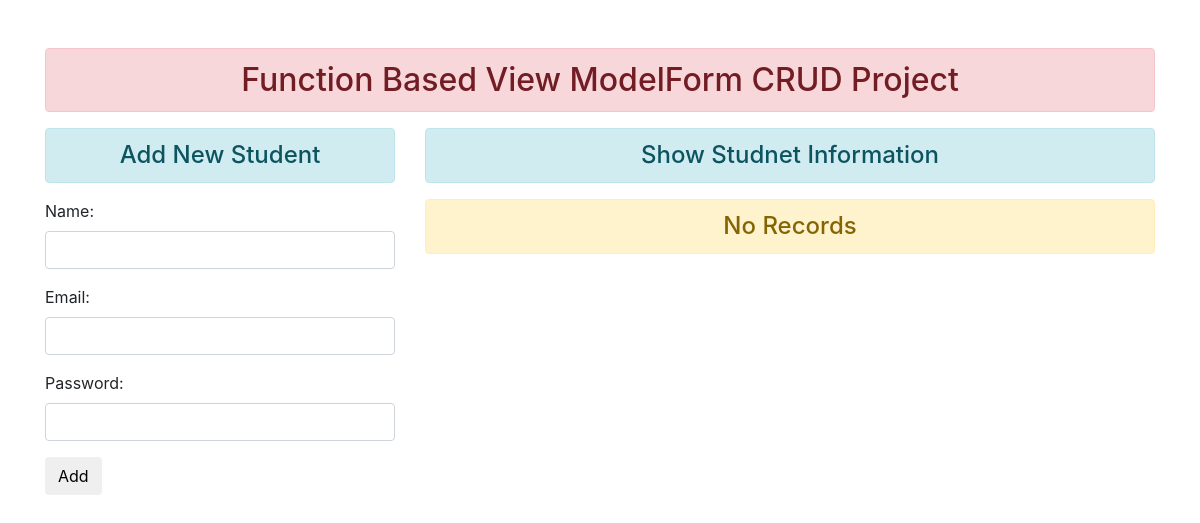
The app's page /, older data.
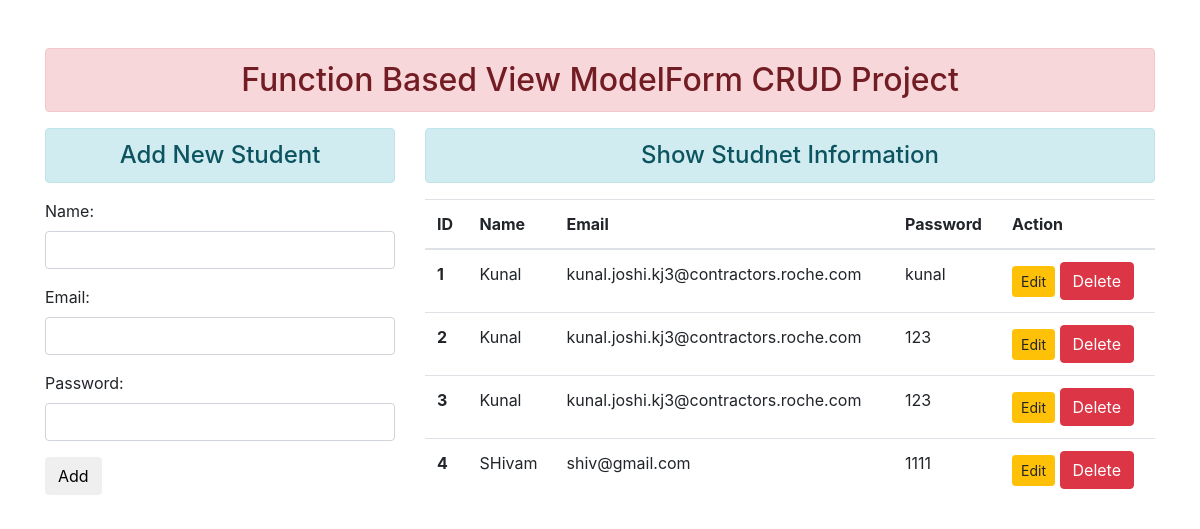
The same page, newer data.
### enroll/models.py (models this page shows)
class User(models.Model):
          name = models.CharField(max_length=70)
          email = models.EmailField(max_length=100)
          password = models.CharField(max_length=100)

### enroll/views.py (the view)
# urls.py: path('',views.add_show, name="addandshow"), # name is for dyanamic data
def add_show(request):
          if request.method == "POST":
                  fm = StudentRegistration(request.POST)
                  if fm.is_valid():
                          nm = fm.cleaned_data['name']
                          em = fm.cleaned_data['email']
                          pw = fm.cleaned_data['password']
                          reg = User(name=nm, email=em, password=pw)
                          reg.save()
                          fm = StudentRegistration()
          else:
                  fm = StudentRegistration()
          stud = User.objects.all()
          return render(request, 'enroll/addandshow.html',{'form':fm,'stu':stud})

### enroll/forms.py
class StudentRegistration(forms.ModelForm):
          class Meta:
                  model = User
                  fields = ['name','email','password']
                  widgets = {
                  'name':forms.TextInput(attrs={'class':'form-control'}),
                  'email':forms.EmailInput(attrs={'class':'form-control'}),
                  'password':forms.PasswordInput(render_value=True, attrs={'class':'form-control'}),
          }

### enroll/templates/enroll/addandshow.html (shortened to what this page needs)
{% extends 'enroll/base.html' %}
{% block content %}
<div class="row">
    <div class="col-sm-4">
        <h4 class="text-center alert alert-info">Add New Student</h4>
        <form action="" method="POST">
        {{form.as_p}}
        <input type="submit" class="btn btn-suceess" value="Add">
        </form>
    </div>
    <div class="col-sm-8">
        <h4 class="text-center alert alert-info">Show Studnet Information</h4>
        {% if stu %}
        <table class="table table-hover">
            <thead>
              <tr>
                <th scope="col">ID</th>
                <th scope="col">Name</th>
                <th scope="col">Email</th>
                <th scope="col">Password</th>
                <th scope="col">Action</th>
              </tr>
            </thead>
            <tbody>
                {% for st in stu %}
              <tr>
                <th scope="row">{{st.id}}</th>
                <td>{{st.name}}</td>
                <td>{{st.email}}</td>
                <td>{{st.password}}</td>
                <td>
                    <a href="{% url 'updatedata' st.id %}" class="btn btn-warning btn-sm">Edit</a>
                    <form action="{% url 'deletedata' st.id %}" method="POST" class="d-inline">
                        <input type="submit" class="btn btn-danger" value="Delete">
                    </form>
                </td>
              </tr>
                {%endfor%}
            </tbody>
          </table>
        {% else %}
            <h4 class="text-center alert alert-warning">No Records</h4>
        {% endif %}
    </div>
</div>
{% endblock content %}

Row changes from the older to the newer data that the page shows:
added User: id "1", name "Kunal", email "kunal.joshi.kj3@contractors.roche.com", password "kunal"
added User: id "2", name "Kunal", email "kunal.joshi.kj3@contractors.roche.com", password "123"
added User: id "3", name "Kunal", email "kunal.joshi.kj3@contractors.roche.com", password "123"
added User: id "4", name "SHivam", email "shiv@gmail.com", password "1111"
Text that changed along with them:
text no longer shown: "No Records"
text now shown: "ID Name Email Password Action"
